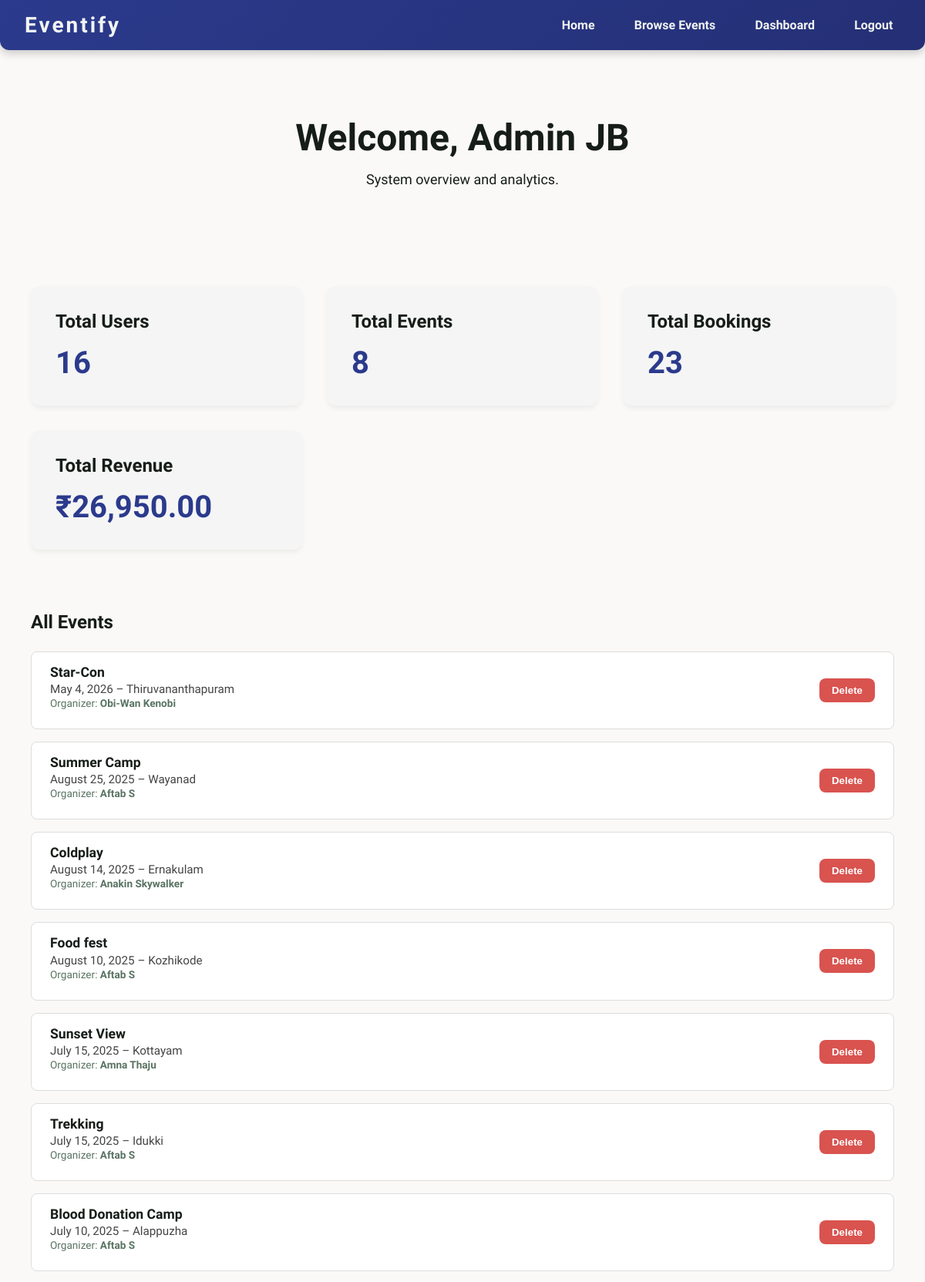
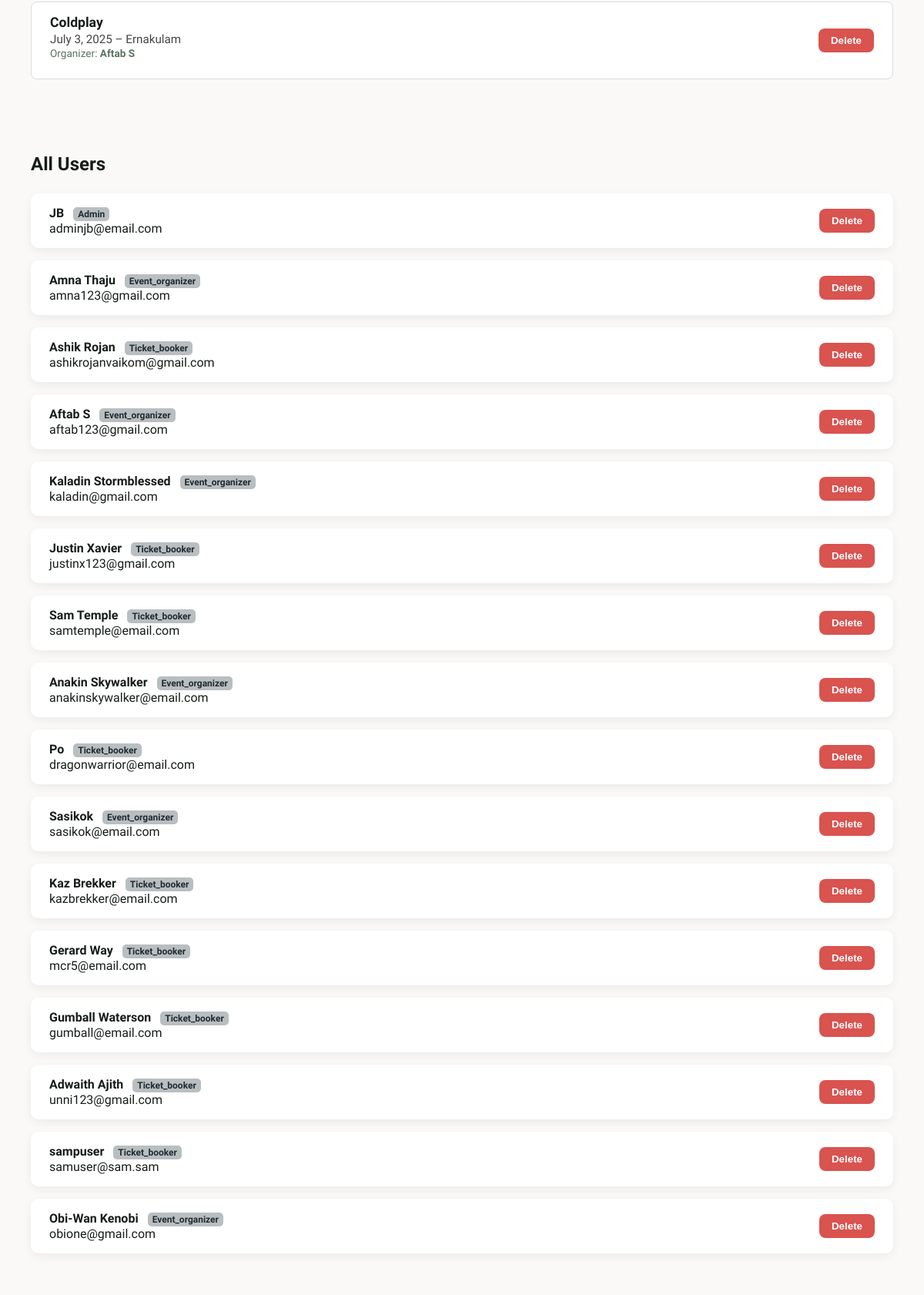
The app's page /Code/dashboard-admin.php (signed in, upper part) with its own data (2 pictures, top to bottom).
### tables this page shows
CREATE TABLE `users` (
  `id` int(11) NOT NULL,
  `name` varchar(100) NOT NULL,
  `email` varchar(100) NOT NULL,
  `password` varchar(255) NOT NULL,
  `user_type` enum('ticket_booker','event_organizer','admin') NOT NULL,
  `created_at` timestamp NOT NULL DEFAULT current_timestamp()
);

CREATE TABLE `events` (
  `id` int(11) NOT NULL,
  `user_id` int(11) DEFAULT NULL,
  `name` varchar(255) DEFAULT NULL,
  `description` text DEFAULT NULL,
  `location` varchar(100) DEFAULT NULL,
  `location_description` text DEFAULT NULL,
  `event_date` date DEFAULT NULL,
  `tickets_available` int(11) DEFAULT 0,
  `tickets_sold` int(11) DEFAULT 0,
  `price` decimal(10,2) DEFAULT NULL,
  `video_path` varchar(255) DEFAULT NULL,
  `created_at` timestamp NOT NULL DEFAULT current_timestamp(),
  `last_modified` datetime DEFAULT current_timestamp() ON UPDATE current_timestamp(),
  `category` varchar(100) NOT NULL DEFAULT 'General'
);

### Code/dashboard-admin.php (the view, shortened to what this page needs)
<?php
require_once 'db.php';
$userId = $_SESSION['user_id'] ?? 0;
$totalUsers = $conn->query("SELECT COUNT(*) as count FROM users")->fetch_assoc()['count'];
$totalEvents = $conn->query("SELECT COUNT(*) as count FROM events")->fetch_assoc()['count'];
$totalBookings = $conn->query("SELECT COUNT(*) as count FROM bookings")->fetch_assoc()['count'];
$totalRevenue = $conn->query("SELECT SUM(amount) as total FROM payments WHERE status = 'completed'")->fetch_assoc()['total'] ?? 0;
$events = $conn->query("
SELECT e.id, e.name, e.event_date, e.location, u.name AS organizer_name
FROM events e
JOIN users u ON e.user_id = u.id
ORDER BY e.event_date DESC
");
$users = $conn->query("SELECT id, name, email, user_type FROM users ORDER BY id ASC");
$stmt = $conn->prepare("SELECT name FROM users WHERE id = ?");
$stmt->bind_param("i", $userId);
$stmt->execute();
$userResult = $stmt->get_result();
$user = $userResult->fetch_assoc();
?>
<!DOCTYPE html>
<html lang="en">
<head>
  <link rel="stylesheet" href="dashboard-admin-styles.css">
</head>
<body>
  <header>
    <h1>Eventify</h1>
    <nav>
      <a href="index.php">Home</a>
      <a href="browse.php">Browse Events</a>
      <a href="dashboard-router.php">Dashboard</a>
      <a href="logout.php">Logout</a>
    </nav>
  </header>
  <main class="dashboard-admin-page">
    <section class="hero">
      <h1>Welcome, Admin <?= htmlspecialchars($user['name']) ?></h1>
      <p>System overview and analytics.</p>
    </section>
    <section class="dashboard-cards">
      <article class="card"><h3>Total Users</h3><p class="metric"><?= $totalUsers ?></p></article>
      <article class="card"><h3>Total Events</h3><p class="metric"><?= $totalEvents ?></p></article>
      <article class="card"><h3>Total Bookings</h3><p class="metric"><?= $totalBookings ?></p></article>
      <article class="card"><h3>Total Revenue</h3><p class="metric">₹<?= number_format($totalRevenue, 2) ?></p></article>
    </section>
    <section class="event-list">
      <h3>All Events</h3>
      <?php while ($event = $events->fetch_assoc()): ?>
        <div class="event-item">
          <div>
            <h4><?= htmlspecialchars($event['name']) ?></h4>
            <p>
              <?= date('F j, Y', strtotime($event['event_date'])) ?> – <?= htmlspecialchars($event['location']) ?><br>
              <small>Organizer: <strong><?= htmlspecialchars($event['organizer_name']) ?></strong></small>
            </p>
          </div>
          <form method="POST" onsubmit="return confirm('Are you sure you want to delete this event?');">
            <button type="submit" class="delete-button">Delete</button>
          </form>
        </div>
      <?php endwhile; ?>
    </section>
    <section class="user-list">
      <h3>All Users</h3>
      <?php while ($user = $users->fetch_assoc()): ?>
        <div class="user-item">
          <div>
            <h4>
              <?= htmlspecialchars($user['name']) ?>
              <span class="user-type-badge"><?= $user['user_type'] ?></span>
            </h4>
            <p><?= htmlspecialchars($user['email']) ?></p>
          </div>
          <form method="POST" onsubmit="return confirm('Are you sure you want to delete this user?');">
            <button type="submit" class="delete-button">Delete</button>
          </form>
        </div>
      <?php endwhile; ?>
    </section>
  </main>
</body>
</html>

### records on screen
users: name "JB", user_type "Admin", email "adminjb@email.com"
events: name "Star-Con", event_date "May 4, 2026", location "Thiruvananthapuram", user.name "Obi-Wan Kenobi"
events: name "Summer Camp", event_date "August 25, 2025", location "Wayanad", user.name "Aftab S"
events: name "Coldplay", event_date "August 14, 2025", location "Ernakulam", user.name "Anakin Skywalker"
events: name "Food fest", event_date "August 10, 2025", location "Kozhikode", user.name "Aftab S"
events: name "Sunset View", event_date "July 15, 2025", location "Kottayam", user.name "Amna Thaju"
events: name "Trekking", event_date "July 15, 2025", location "Idukki", user.name "Aftab S"
events: name "Blood Donation Camp", event_date "July 10, 2025", location "Alappuzha", user.name "Aftab S"
events: name "Coldplay", event_date "July 3, 2025", location "Ernakulam", user.name "Aftab S"
users: name "Amna Thaju", user_type "Event_organizer", email "amna123@gmail.com"
users: name "Ashik Rojan", user_type "Ticket_booker", email "ashikrojanvaikom@gmail.com"
users: name "Aftab S", user_type "Event_organizer", email "aftab123@gmail.com"
users: name "Kaladin Stormblessed", user_type "Event_organizer", email "kaladin@gmail.com"
users: name "Justin Xavier", user_type "Ticket_booker", email "justinx123@gmail.com"
users: name "Sam Temple", user_type "Ticket_booker", email "samtemple@email.com"
users: name "Anakin Skywalker", user_type "Event_organizer", email "anakinskywalker@email.com"
users: name "Po", user_type "Ticket_booker", email "dragonwarrior@email.com"
users: name "Sasikok", user_type "Event_organizer", email "sasikok@email.com"
users: name "Kaz Brekker", user_type "Ticket_booker", email "kazbrekker@email.com"
users: name "Gerard Way", user_type "Ticket_booker", email "mcr5@email.com"
users: name "Gumball Waterson", user_type "Ticket_booker", email "gumball@email.com"
users: name "Adwaith Ajith", user_type "Ticket_booker", email "unni123@gmail.com"
users: name "sampuser", user_type "Ticket_booker", email "samuser@sam.sam"
users: name "Obi-Wan Kenobi", user_type "Event_organizer", email "obione@gmail.com"

### other values on screen
$totalUsers "16"
$totalEvents "8"
$totalBookings "23"
$totalRevenue "26,950.00"
